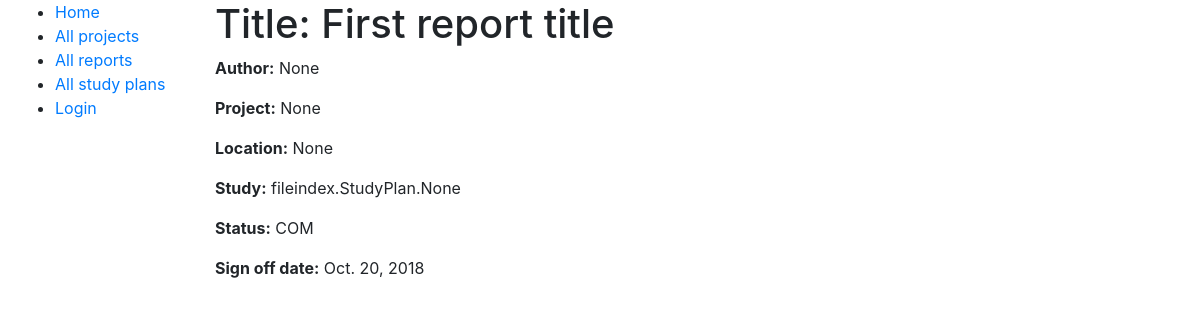
Page /fileindex/reports/1 on the earlier database version.
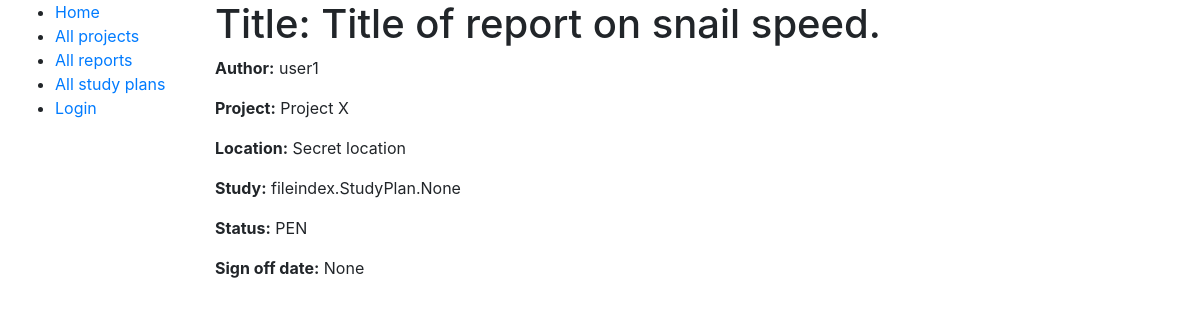
Same page on the later database version.
### fileindex/models.py (models this page shows, shortened)
class Document(models.Model):
    owner = models.ForeignKey(User, on_delete=models.SET_NULL, blank=True, null=True)
    project = models.ForeignKey(Project, on_delete=models.SET_NULL, blank=True, null=True)
    location = models.ForeignKey(Location, on_delete=models.SET_NULL, blank=True, null=True)
    DOCUMENT_CODE = (
        ('SP', 'Study plan'),
        ('R', 'Report'),
        ('RDF', 'Related file'),
        ('LBN', 'Lab book'),
    )
    document_code = models.CharField(max_length=3, choices=DOCUMENT_CODE, default='')
    e_copy = models.FileField(upload_to='uploads/', null=True, blank=True)
    class Meta:
        abstract = True

class Report(Document):
    study_plan = models.ManyToManyField(StudyPlan)
    title = models.TextField()
    DOCUMENT_STATUS = (
        ('PEN', 'Pending'),
        ('IND', 'In draft'),
        ('COM', 'Complete'),
    )
    status = models.CharField(max_length=3, choices=DOCUMENT_STATUS, default='PEN')
    sign_date = models.DateField(null=True, blank=True)

class Project(models.Model):
    name = models.CharField(max_length=128)
    leader = models.ForeignKey(User, on_delete=models.CASCADE)
    prefix = models.CharField(max_length=8)
    def __str__(self):
        return self.name

class Location(models.Model):
    name = models.CharField(max_length=16, null=True, blank=True)
    room_no = models.CharField(max_length=16, null=True, blank=True)
    def __str__(self):
        return self.name

### fileindex/views.py (the view)
# urls.py: path('reports/<int:pk>', views.ReportDetailView.as_view(), name='report-detail'),
class ReportDetailView(generic.DetailView):
    model = Report

### fileindex/templates/fileindex/report_detail.html
{% extends "base_generic.html" %}
{% block content %}
	<h1>Title: {{ report.title }}</h1>
	<p><strong>Author:</strong> {{ report.owner }}</p>
	<p><strong>Project:</strong> {{ report.project }}</p>
	<p><strong>Location:</strong> {{ report.location }}</p>
	<p><strong>Study:</strong> {{ report.study_plan }}</p>
	<p><strong>Status:</strong> {{ report.status }}</p>
	<p><strong>Sign off date:</strong> {{ report.sign_date }}</p>
{% endblock %}

Differences in the rows shown:
changed Report "fileindex.StudyPlan.None": title "First report title" → "Title of report on snail speed."; owner "None" → "user1"; project "None" → "Project X"; location "None" → "Secret location"; status "COM" → "PEN"; sign_date "Oct. 20, 2018" → "None"
